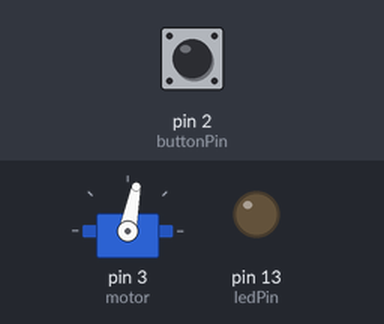
Bench run of a sketch on a simulated Arduino Uno, built with avr-gcc and run on an emulated ATmega328P. On the bench: servo, output pins drawn as LEDs (lit = HIGH). Dashed ring = blinking. The test bench sets the inputs (shaded band); at power-on: pin 2 (buttonPin) LOW.

Above: at 1.2 s.
1.3 s: pin 2 (buttonPin) pulled HIGH for 0.15 s
4.4 s: pin 2 (buttonPin) pulled HIGH for 1 s
At 4.7 s:
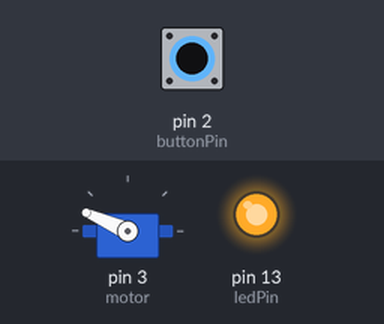
6.9 s: pin 2 (buttonPin) pulsed HIGH 5 times (0.12 s each, 0.3 s apart)
At 7.35 s:
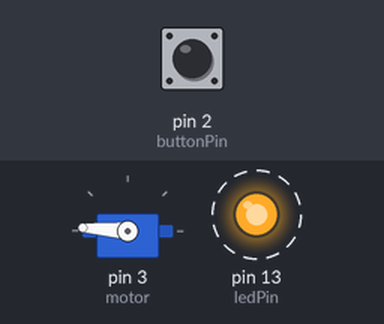
9.9 s: pin 2 (buttonPin) pulled HIGH for 0.15 s
At 10.8 s:
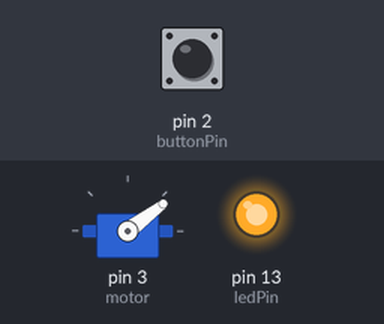
11.5 s: pin 2 (buttonPin) pulsed HIGH 2 times (0.12 s each, 0.3 s apart)
At 12.9 s:
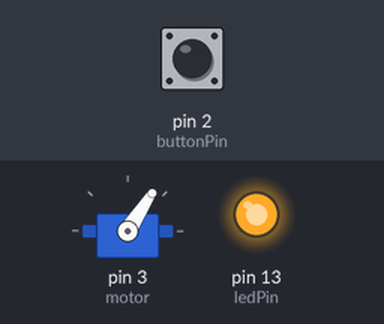
Timing chart, 0 to 14.5 s (numbered marks = the images above; inputs shaded):
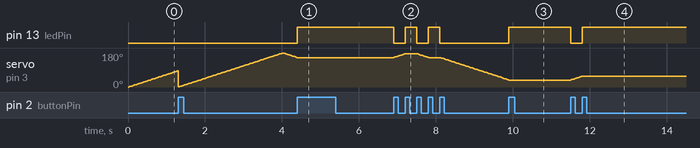

Measured:
- after the input at 4.4 s, pin 13 (ledPin): LOW → HIGH at once; servo on pin 3 (motor): stops changing and stays 156°
- after the input at 6.9 s, pin 13 (ledPin): alternates HIGH for 0.30 s and LOW for 0.30 s, 5 changes in all, then stays LOW, starting at once; servo on pin 3 (motor): rises from 156° to 176° in 0.30 s, then falls to 37° in 2.7 s
- after the input at 9.9 s, pin 13 (ledPin): LOW → HIGH at once; servo on pin 3 (motor): stops changing and stays 37°
- after the input at 11.5 s, pin 13 (ledPin): HIGH → LOW at once, → HIGH 0.30 s later; servo on pin 3 (motor): moves from 37° to 57° over 0.30 s, starting at once

The sketch:

interrupt.ino
```cpp
#include <Servo.h>


const int buttonPin = 2;     // the number of the pushbutton pin
const int ledPin =  13;      // the number of the LED pin
const int motor = 3;
// variables will change:
volatile bool temp = HIGH;         // variable for reading the pushbutton status
int  lastpos = 0;
int pos=0;
int *pp = &pos ;
Servo myS;
void setup() {
  // initialize the LED pin as an output:
  pinMode(ledPin, OUTPUT);
  // initialize the pushbutton pin as an input:
  pinMode(buttonPin, INPUT);
  // Attach an interrupt to the ISR vector
  attachInterrupt(0, pin_ISR, RISING);
	myS.attach(motor);
}

void loop() {

  for (pos = 0; pos <= 180; pos += 1) { // goes from 0 degrees to 180 degrees
    // in steps of 1 degree
    myS.write(*pp);              // tell servo to go to position in variable 'pos'
    delay(15);                       // waits 15ms for the servo to reach the position
  }
  for (pos = 180; pos >= 0; pos -= 1) { // goes from 180 degrees to 0 degrees
    myS.write(*pp);              // tell servo to go to position in variable 'pos'
    delay(15);                       // waits 15ms for the servo to reach the position
  }
}

void pin_ISR() {
  temp=!temp;

  digitalWrite(ledPin , temp);
  if(temp) {
    lastpos = pos;
    pp = &lastpos;
  }
  else {
    pp = &pos;
  	*pp = lastpos;
  }
  /*if(myS.attached()==1 ) {
    myS.detach();
  }
  else { myS.attach(motor);  }
 */

}
```
